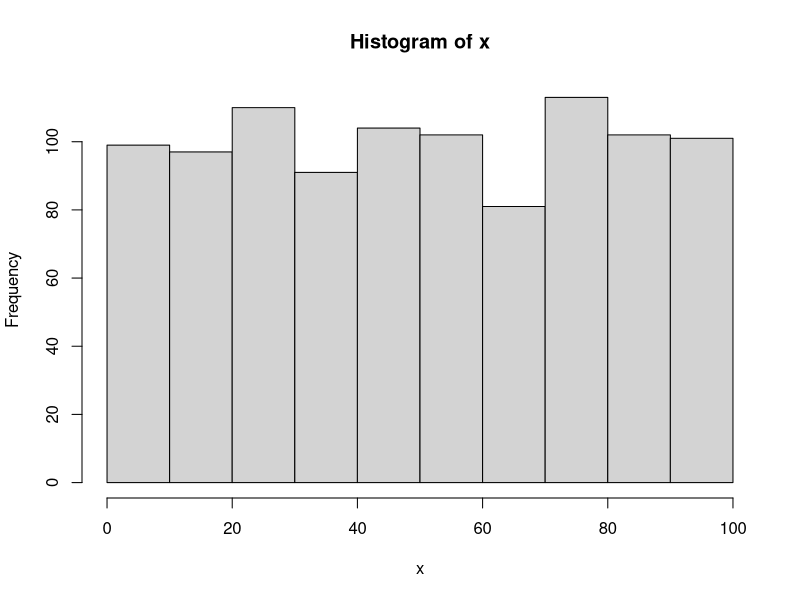
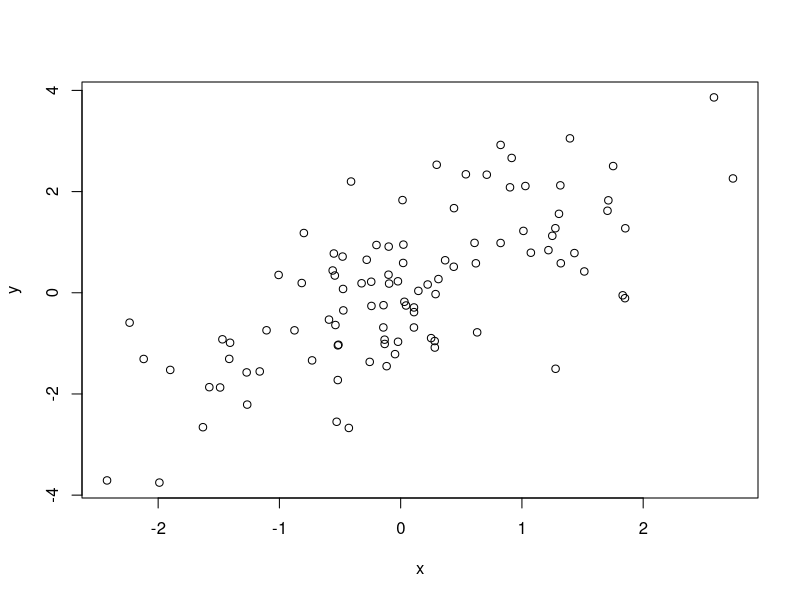
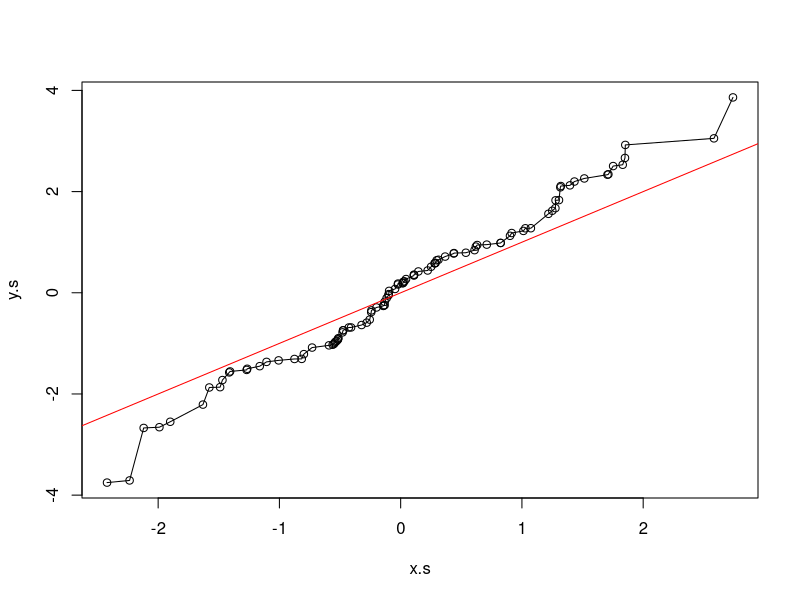

Here is the R script that generated these plots, in order: (Note: this script raises an error after producing the figures.)
## ---- chunk 1
x <- sample(1:100, 1000, replace=TRUE)
hist(x)
## ---- chunk 2
x <- rnorm(100, mean=0, sd=1)
y <- x + rnorm(100, mean=0, sd=1)
plot(x,y)
## ---- chunk 3
x.s <- sort(x)
y.s <- sort(y)
plot(x.s, y.s); lines(x.s, y.s); abline(a=0, b=1, col="red")
## ---- chunk 4
data(diamonds)
diamonds
## ---- chunk 5
View(diamonds) #dataset in spreadsheet
## ---- chunk 6
summary(diamonds)
## ---- chunk 7
dim(diamonds)
## ---- chunk 8
ggplot(data=diamonds) + geom_histogram(binwidth=500, aes(x=price)) + ggtitle("Diamond Price Distribution") + xlab("Diamond Price U$") + ylab("Frequency") + theme_minimal()
## ---- chunk 9
ggplot(diamonds, aes(x=carat,y=price)) + geom_point()
## ---- chunk 10
ggplot(diamonds, aes(x=carat,y=price, color=clarity)) + geom_point()
## ---- chunk 11
ggplot(diamonds, aes(x=carat,y=price, color=clarity, shape=cut)) + geom_point()
## ---- chunk 12
ggplot(diamonds, aes(x=carat,y=price, color=clarity, shape=cut)) + geom_point() + facet_wrap(~ cut)
## ---- chunk 13
ggplot(diamonds, aes(x=carat,y=price, color=clarity, shape=cut)) + geom_point() + facet_wrap(~ cut, nrow=5)
## ---- chunk 14
ggplot(diamonds, aes(x=carat,y=price)) + geom_point() + geom_smooth()
## ---- chunk 15
ggplot(diamonds, aes(x=carat,y=price, color=clarity)) + geom_point() + geom_smooth()
## ---- chunk 16
ggplot(diamonds, aes(x=carat,y=price, color=clarity)) + geom_point() + geom_smooth(method="lm")
## ---- chunk 17
today()
## ---- chunk 18
now(tzone = "")
## ---- chunk 19

